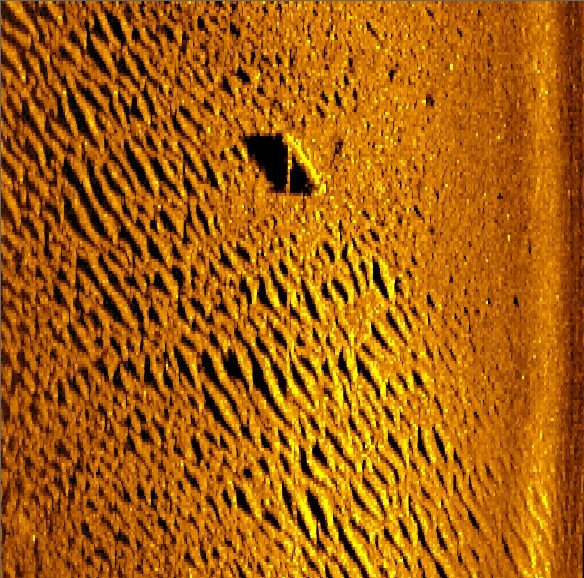
//> input picture 20161215 02.33_368L.jpg, 584 x 578 px
$ ./MyEdgeDetector   (built with g++ and OpenCV 4)
//> lines starting //> are read from the running program, lines starting //| are printed output that depends on the picture; after the words box and inside, x2 and y2 are one past the last pixel; in counts of white or black regions, pixels touching at a corner belong together
#include "opencv2/core/core.hpp"
#include "opencv2/highgui/highgui.hpp"
#include "opencv2/imgproc/imgproc.hpp"
#include "iostream"
#include <opencv2/opencv.hpp>
#include "opencv2/imgproc.hpp"
#include "opencv2/imgcodecs.hpp"
#include <iostream>
#include <fstream>

using namespace cv;
using namespace std;

//![variables]
Mat src, src_gray;
Mat dst, detected_edges, angleHist;
int edgeThresh = 1;
int lowThreshold;
int const max_lowThreshold = 100;
int ratio = 3;
int kernel_size = 3;
const char* window_name = "Edge Map";
int ddepth = CV_32FC1;// CV_16S;
int scale = 1;
int delta = 0;
/// Generate grad_x and grad_y
Mat grad_x, grad_y;
Mat abs_grad_x, abs_grad_y;
//------------------Angle Histogram Parameters--------
int binSize = 9;
int AngleLimit = 360;
/// Establish the number of bins
int histSize = AngleLimit / binSize;
/// Set the ranges ( for B,G,R) )
float rangeA[] = { 0, 360 };
const float* histRange = { rangeA };
Mat angle_hist;
bool uniform = true;
bool myAccumulate = false;
int channels[1];
//![variables]

// Computes the 1D histogram.
cv::MatND getHistogram(const cv::Mat &data) {
	cv::MatND hist;

	ofstream myAngleHistFile;
	myAngleHistFile.open("myAngleHistFile.txt");

	// Compute histogram
	//calcHist(&data, 1, 0, Mat(), angle_hist, 1, &histSize, &histRange, uniform, myAccumulate);
	calcHist(&data,
		1, // histogram from 1 image only
		channels, // the channel used
		cv::Mat(), // no mask is used
		hist, // the resulting histogram
		1, // it is a 1D histogram
		&histSize, // number of bins
		&histRange, // pixel value range
		uniform,
		myAccumulate
	);


	// Plot the histogram
	int hist_w = 512; int hist_h = 400;   myAngleHistFile << "hist_w= " << hist_w << "\n";    myAngleHistFile << "hist_h= " << hist_h << "\n";
	int bin_w = cvRound((double)hist_w / histSize);   myAngleHistFile << "bin_w= " << bin_w << "\n";

	Mat histImage(hist_h, hist_w, CV_8UC1, Scalar(0, 0, 0));   myAngleHistFile << "Black Image of size(h,w)= (" << hist_h << "," << hist_w << ")" << "\n";
	normalize(hist, hist, 0, histImage.rows, NORM_MINMAX, -1, Mat());

	myAngleHistFile << "AngleLimit= " << AngleLimit << "\n";
	myAngleHistFile << "binSize= " << binSize << "\n";
	myAngleHistFile << "(number of bins) histSize= " << histSize << "\n";
	myAngleHistFile << "\n";    myAngleHistFile << "\n";
	myAngleHistFile << "Line(" << 71 << ")= (" << bin_w*(70) << "," << hist_h - cvRound(hist.at<float>(70)) << ") TO (" << bin_w*(71) << "," << hist_h - cvRound(hist.at<float>(71)) << ")" << "\n";
	for (int i = 1; i < histSize; i++)
	{

		myAngleHistFile << "histSize(" << i - 1 << ")= " << hist.at<float>(i) << "   ------   ";
		myAngleHistFile << "Line(" << i - 1 << ")= (" << bin_w*(i - 1) << "," << hist_h - cvRound(hist.at<float>(i - 1)) << ") TO (" << bin_w*(i) << "," << hist_h - cvRound(hist.at<float>(i)) << ")" << "\n";

		line(histImage, Point(bin_w*(i - 1), hist_h - cvRound(hist.at<float>(i - 1))),
			Point(bin_w*(i), hist_h - cvRound(hist.at<float>(i))),
			Scalar(255, 0, 0), 2, 8, 0);
	}

	namedWindow("Result", 1);    imshow("Result", histImage);
	myAngleHistFile.close();
	//waitKey(0);
	return histImage;
}

int main()
{
	ofstream myEdgeDetectorFile;
	myEdgeDetectorFile.open("myEdgeDetectorFile.txt");

	//![load]
	//src = imread(argv[1], IMREAD_COLOR); // Load an image
	src = imread("20161215 02.33_368L.jpg", CV_LOAD_IMAGE_UNCHANGED); //read the image data in the file "MyPic.JPG" and store it in 'img'
//> src is the input picture: 578 rows x 584 cols, CV_8UC3; mean B, G, R 10.9, 95.2, 166.7
	imshow("oRIGINAL iMAGE", src);

	if (src.empty())
	{
		return -1;
	}
	//![load]

	//![convert_to_gray]
	cvtColor(src, src_gray, COLOR_BGR2GRAY);
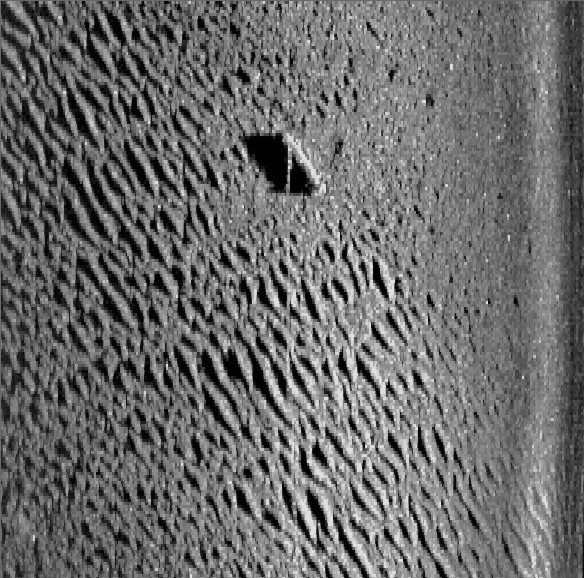
//> src_gray: 578 rows x 584 cols, CV_8UC1; min 0, max 232, mean 107
	//![convert_to_gray]
	imshow("GrayScale Image", src_gray);

	//![reduce_noise]
	//Reduce noise with a kernel 3x3
	blur(src_gray, detected_edges, Size(3, 3));
	//![reduce_noise]
	//cout << "src_gray = " << (double)src_gray.at<uchar>(2, 23) << "\n";
	imshow("Blurred Image", detected_edges);
	//![canny]

	//Canny detector
	Canny(detected_edges, detected_edges, lowThreshold, lowThreshold*ratio, kernel_size);
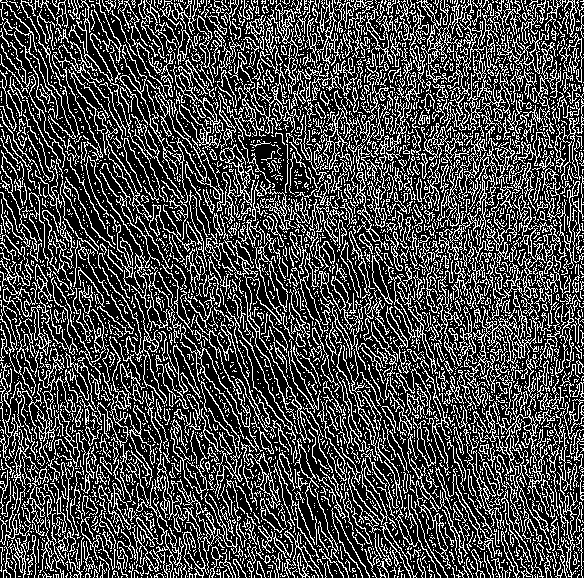
//> detected_edges: 578 rows x 584 cols, CV_8UC1; 28.4% white in thin lines or dots
	//![canny]
	imshow("Canny Image", detected_edges);

	/// Gradient X
	//Scharr( src_gray, grad_x, ddepth, 1, 0, scale, delta, BORDER_DEFAULT );
	Sobel(src_gray, grad_x, ddepth, 1, 0, 3, scale, delta, BORDER_DEFAULT);
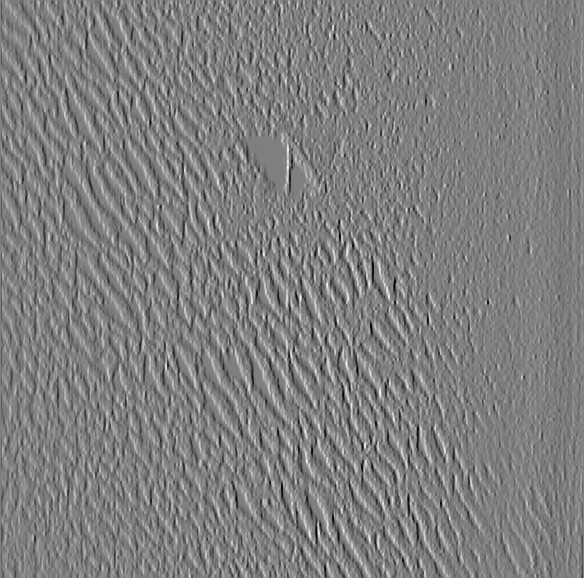
//> grad_x: 578 rows x 584 cols, CV_32FC1; min -866, max 864, mean -0.3; drawn with min black and max white

	/// Gradient Y
	//Scharr( src_gray, grad_y, ddepth, 0, 1, scale, delta, BORDER_DEFAULT );
	Sobel(src_gray, grad_y, ddepth, 0, 1, 3, scale, delta, BORDER_DEFAULT);
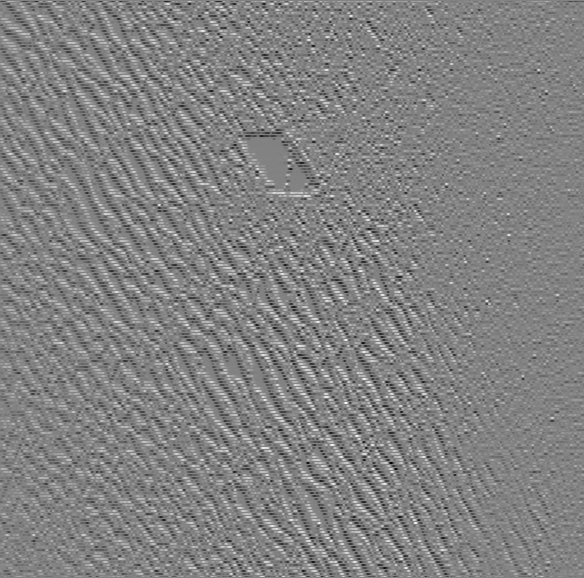
//> grad_y: 578 rows x 584 cols, CV_32FC1; min -549, max 525, mean 0.1; drawn with min black and max white
	//![sobel]

	//cv::Mat angle(src.size(), CV_64F);

	Mat Mag(src_gray.size(), CV_32FC1);
	Mat Angle(src_gray.size(), CV_32FC1);

	double minM, maxM, minA, maxA;


	cartToPolar(grad_x, grad_y, Mag, Angle, true);
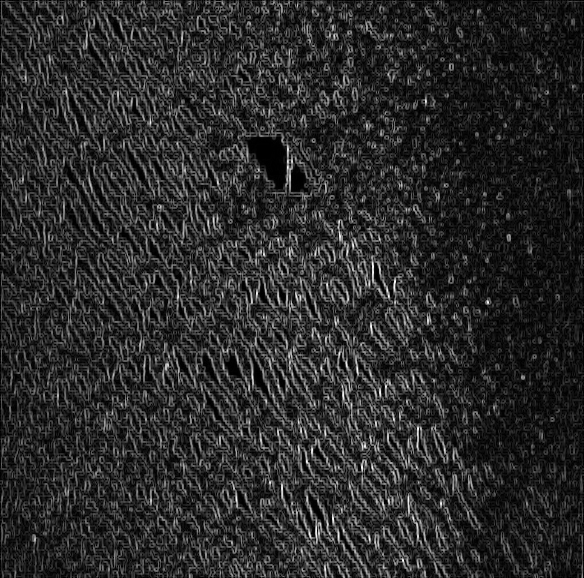
//> Mag: 578 rows x 584 cols, CV_32FC1; min 0, max 866.6, mean 146.8; drawn with min black and max white
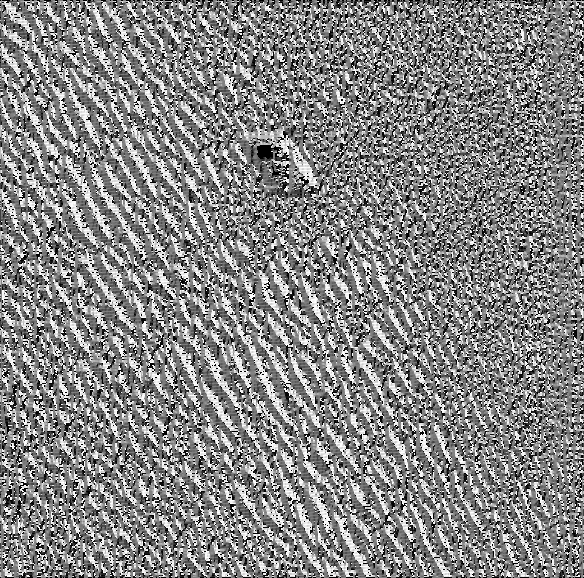
//> Angle: 578 rows x 584 cols, CV_32FC1; min 0, max 359.9, mean 188.5; drawn with min black and max white

	angleHist = getHistogram(Angle);
//> in getHistogram, `calcHist(&data, 1, channels, cv::Mat(), hist, 1, &histSize, &histRange..`: channels = [0]; hist = 40 values, max 26724 at index 39, min 3396 at index 25, mean 8438.8; histSize = 40
//> in getHistogram, `int bin_w = cvRound((double)hist_w / histSize)`: bin_w = 13
//> in getHistogram, `normalize(hist, hist, 0, histImage.rows, NORM_MINMAX, -1, Mat());`: hist = 40 values, max 400 at index 39, min 0 at index 25, mean 86.47
//> the loop in getHistogram, `for (int i = 1; i < histSize; i++)` made 39 passes
//> after the loop in getHistogram, `for (int i = 1; i < histSize; i++)`:
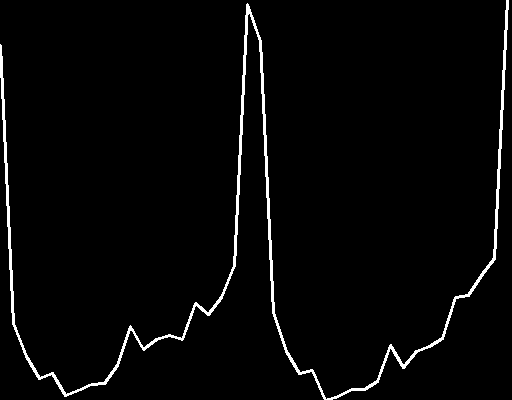
//> histImage: 400 rows x 512 cols, CV_8UC1; 2.7% white; 1 white region, box (x1, y1, x2, y2) and area: (0, 0, 509, 400) 5532
	//cv::minMaxLoc(Mag, &minM, &maxM);
	//cv::minMaxLoc(Angle, &minA, &maxA);

	myEdgeDetectorFile << "Original Image size= " << src.size() << "\n";
	myEdgeDetectorFile << "Angle size= " << Angle.size() << "\n";
	myEdgeDetectorFile << "\n";

	for (size_t i = 0; i < Angle.rows; i++)
	{
		//myHistogramFile << i << "\n";
		const float* Row_i = Angle.ptr<float>(i);
		//cout << "i" << i << "\n";
		for (size_t j = 0; j < Angle.cols; j++)
		{
			/// Establish the number of bins
			int histSize = 256;
			myEdgeDetectorFile << "(i,j)= (" << i << ", " << j << ")= " << Row_i[j] << "\n";
			//myEdgeDetectorFile << Row_i[j] << "\n";
		}
	}

	myEdgeDetectorFile.close();

	waitKey(0);
	return 0;
}

$ run again, with 20140612_MINEGARDEN_SURVEY_sds_UseRawDataSetting_01_18_30_CylindricalMine01.jpg copied over 20161215 02.33_368L.jpg
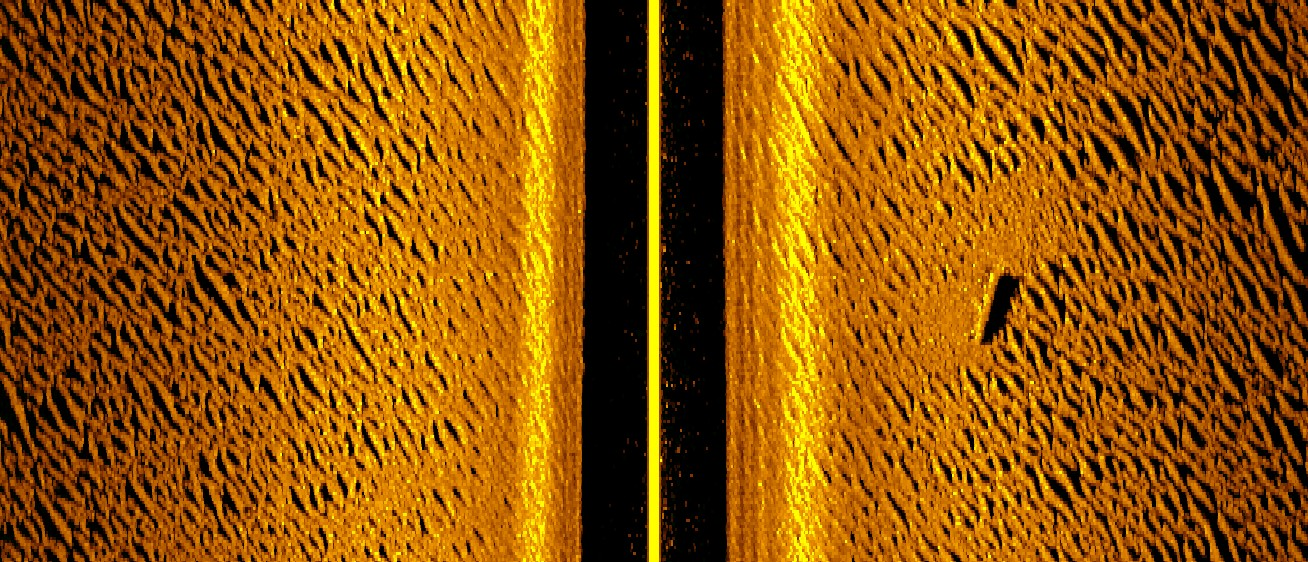
//> input picture 20140612_MINEGARDEN_SURVEY_sds_UseRawDataSetting_01_18_30_CylindricalMine01.jpg, 1308 x 562 px
//> src is the input picture: 562 rows x 1308 cols, CV_8UC3; mean B, G, R 6.4, 82.7, 143.1
//> `Canny(detected_edges, detected_edges, lowThreshold, lowThreshold*ratio..`:
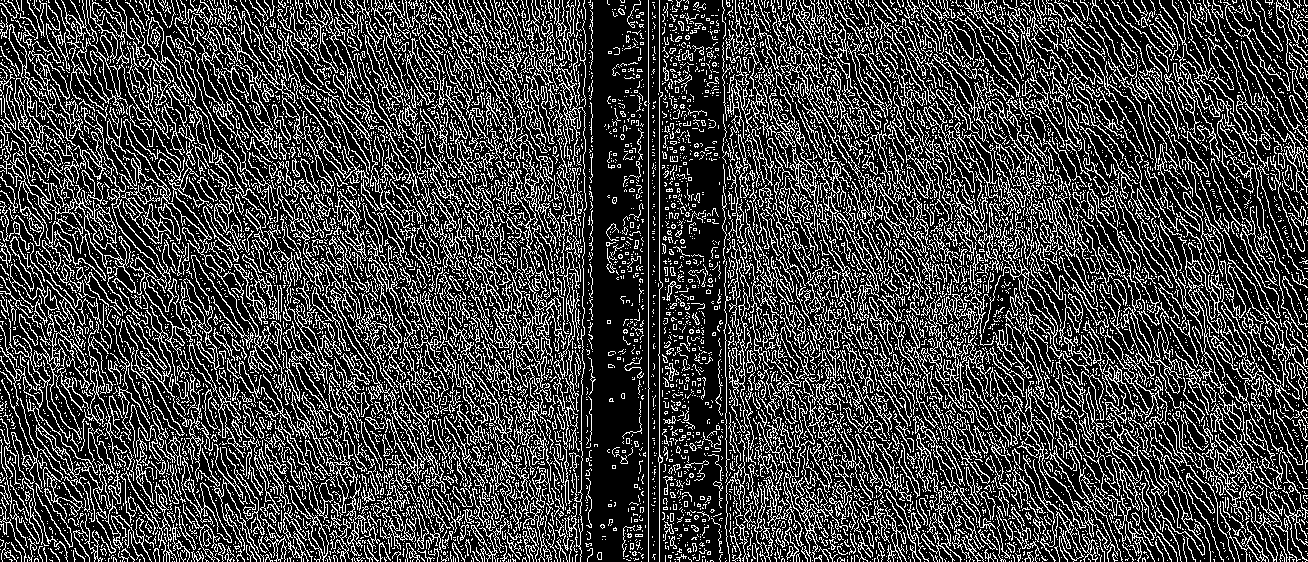
//> detected_edges: 562 rows x 1308 cols, CV_8UC1; 25.8% white in thin lines or dots
//> in getHistogram, `calcHist(&data, 1, channels, cv::Mat(), hist, 1, &histSize, &histRange..`: channels = [0]; hist = 40 values, max 77976 at index 0, min 5806 at index 5, mean 18377.4; histSize = 40
//> bin_w = 13
//> in getHistogram, `normalize(hist, hist, 0, histImage.rows, NORM_MINMAX, -1, Mat());`: hist = 40 values, max 400 at index 0, min 0 at index 5, mean 69.68
//> the loop in getHistogram, `for (int i = 1; i < histSize; i++)` made 39 passes
//> after the loop in getHistogram, `for (int i = 1; i < histSize; i++)`:
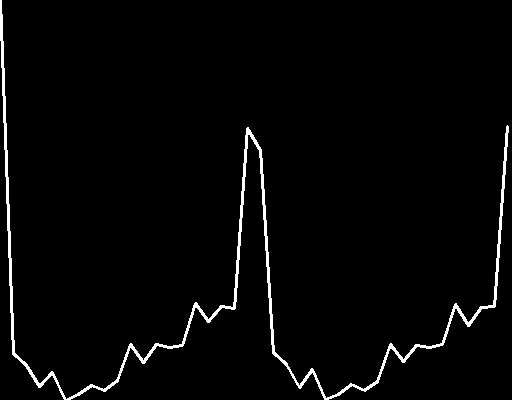
//> histImage: 400 rows x 512 cols, CV_8UC1; 2.4% white; 1 white region, box (x1, y1, x2, y2) and area: (0, 0, 509, 400) 4962

$ run again, with 20161215 02.32_367.jpg copied over 20161215 02.33_368L.jpg
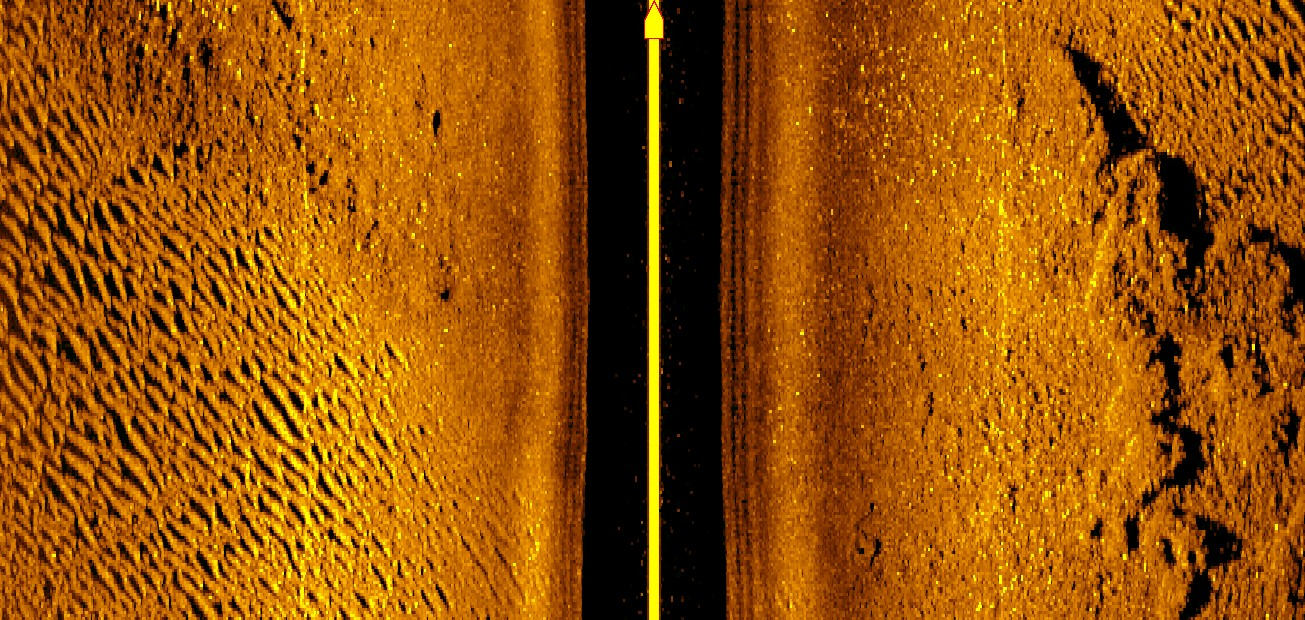
//> input picture 20161215 02.32_367.jpg, 1305 x 620 px
//> src is the input picture: 620 rows x 1305 cols, CV_8UC3; mean B, G, R 5.7, 81.6, 149.2
//> `Canny(detected_edges, detected_edges, lowThreshold, lowThreshold*ratio..`:
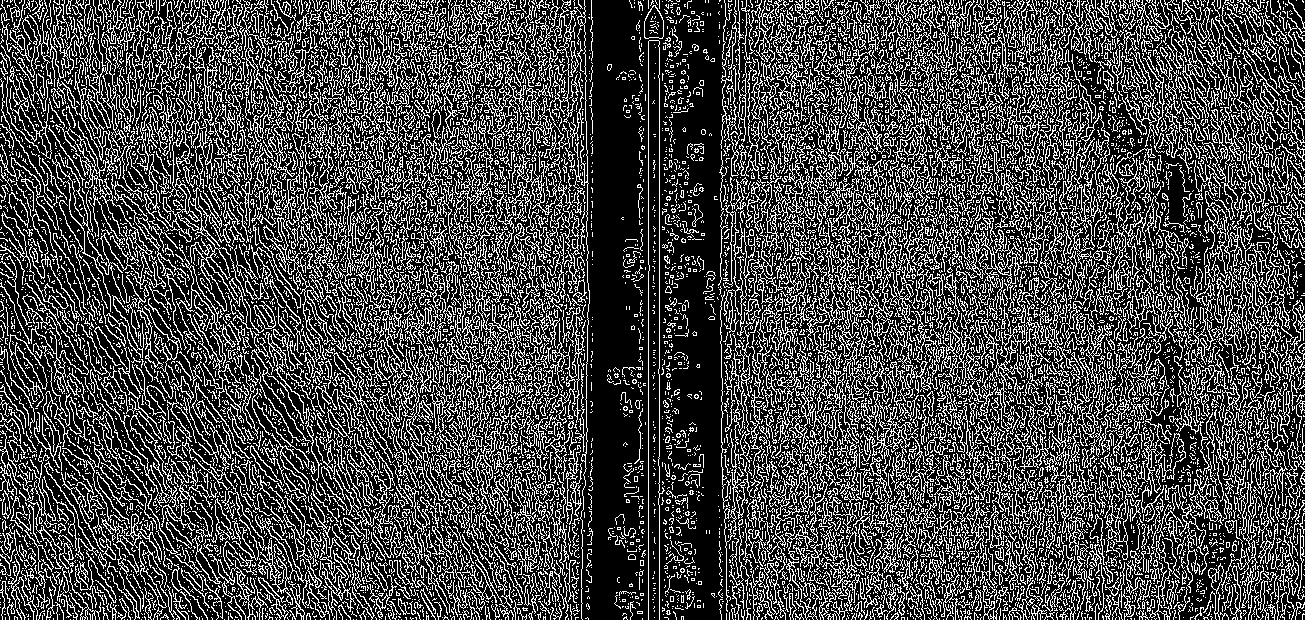
//> detected_edges: 620 rows x 1305 cols, CV_8UC1; 28.2% white in thin lines or dots
//> in getHistogram, `calcHist(&data, 1, channels, cv::Mat(), hist, 1, &histSize, &histRange..`: channels = [0]; hist = 40 values, max 103061 at index 0, min 8941 at index 25, mean 20227.5; histSize = 40
//> bin_w = 13
//> in getHistogram, `normalize(hist, hist, 0, histImage.rows, NORM_MINMAX, -1, Mat());`: hist = 40 values, max 400 at index 0, min 0 at index 25, mean 47.97
//> the loop in getHistogram, `for (int i = 1; i < histSize; i++)` made 39 passes
//> after the loop in getHistogram, `for (int i = 1; i < histSize; i++)`:
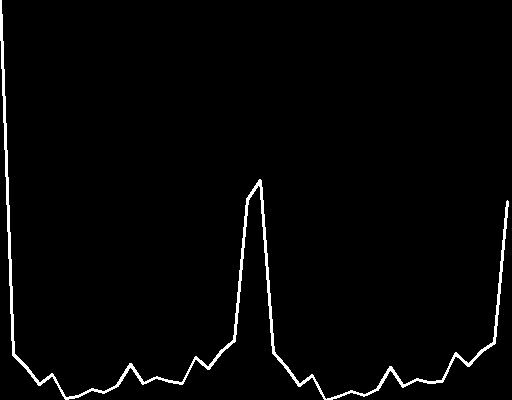
//> histImage: 400 rows x 512 cols, CV_8UC1; 2.1% white; 1 white region, box (x1, y1, x2, y2) and area: (0, 0, 509, 400) 4333
